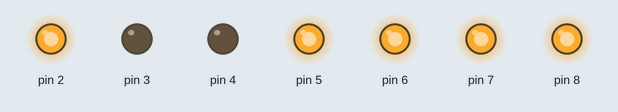
Simulated run of this sketch. Board: Arduino Uno, built with avr-gcc and run on an emulated ATmega328P. On the bench: output pins drawn as LEDs (lit = HIGH).

Above: at 0.1 s.
Timing chart, 0 to 1.6 s (numbered marks = the images above):
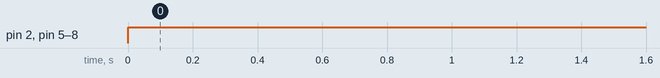

The sketch:

kmap.ino
```cpp
//Simplify the following Boolean functions, using three-variable maps:

//(b) F (x, y, z) = minterms(0, 2, 4, 5, 6)


int Z=0,Y=0,X=1;
int F;
void sevenseg(int a,int b,int c,int d,int e,int f,int g)
{
  digitalWrite(2, a);
  digitalWrite(3, b);
  digitalWrite(4, c);
  digitalWrite(5, d);
  digitalWrite(6, e);
  digitalWrite(7, f);
  digitalWrite(8, g);
}
void setup()
{
    pinMode(2, OUTPUT);
    pinMode(3, OUTPUT);
    pinMode(4, OUTPUT);
    pinMode(5, OUTPUT);
    pinMode(6, OUTPUT);
    pinMode(7, OUTPUT);
    pinMode(8, OUTPUT);
}
void loop()
{
   F=(X&&!Y) || (!Z);
   if(F==0){
       sevenseg(0,0,0,0,0,0,1);
   }
   else{
       sevenseg(1,0,0,1,1,1,1);
   }
}
```

Measured:
- by itself, pin 2, pin 5–8: LOW → HIGH at 0.00 s
